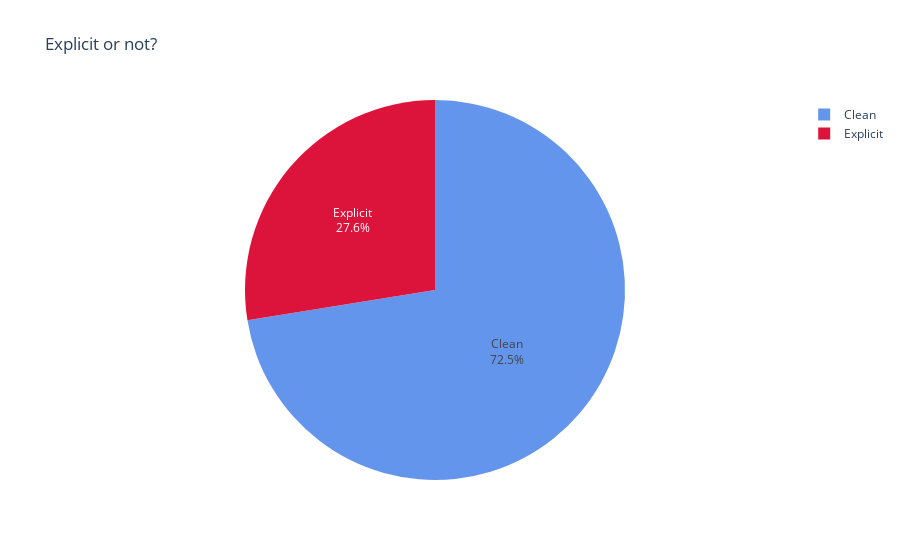

The notebook cell this image was saved under:
### Code cell
iplot(px.pie(df_songs_n['explicit'].value_counts().reset_index(), 
       values='explicit', 
       names=['Clean', 'Explicit'],
       title='Explicit or not?',
       color_discrete_sequence = ['cornflowerblue', 'crimson']
      ).update_traces(textinfo='label+percent'))

### Figure 1 — Plotly figure (JSON) as saved in the notebook; plotly's stock layout.template omitted (floating-point values rounded to 4 significant figures)
{"data": [{"domain": {"x": [0, 1], "y": [0, 1]}, "hovertemplate": "label=%{label}<br>explicit=%{value}<extra></extra>", "labels": ["Clean", "Explicit"], "legendgroup": "", "name": "", "showlegend": true, "textinfo": "label+percent", "type": "pie", "values": [1449, 551]}], "layout": {"legend": {"tracegroupgap": 0}, "piecolorway": ["cornflowerblue", "crimson"], "title": {"text": "Explicit or not?"}}}
